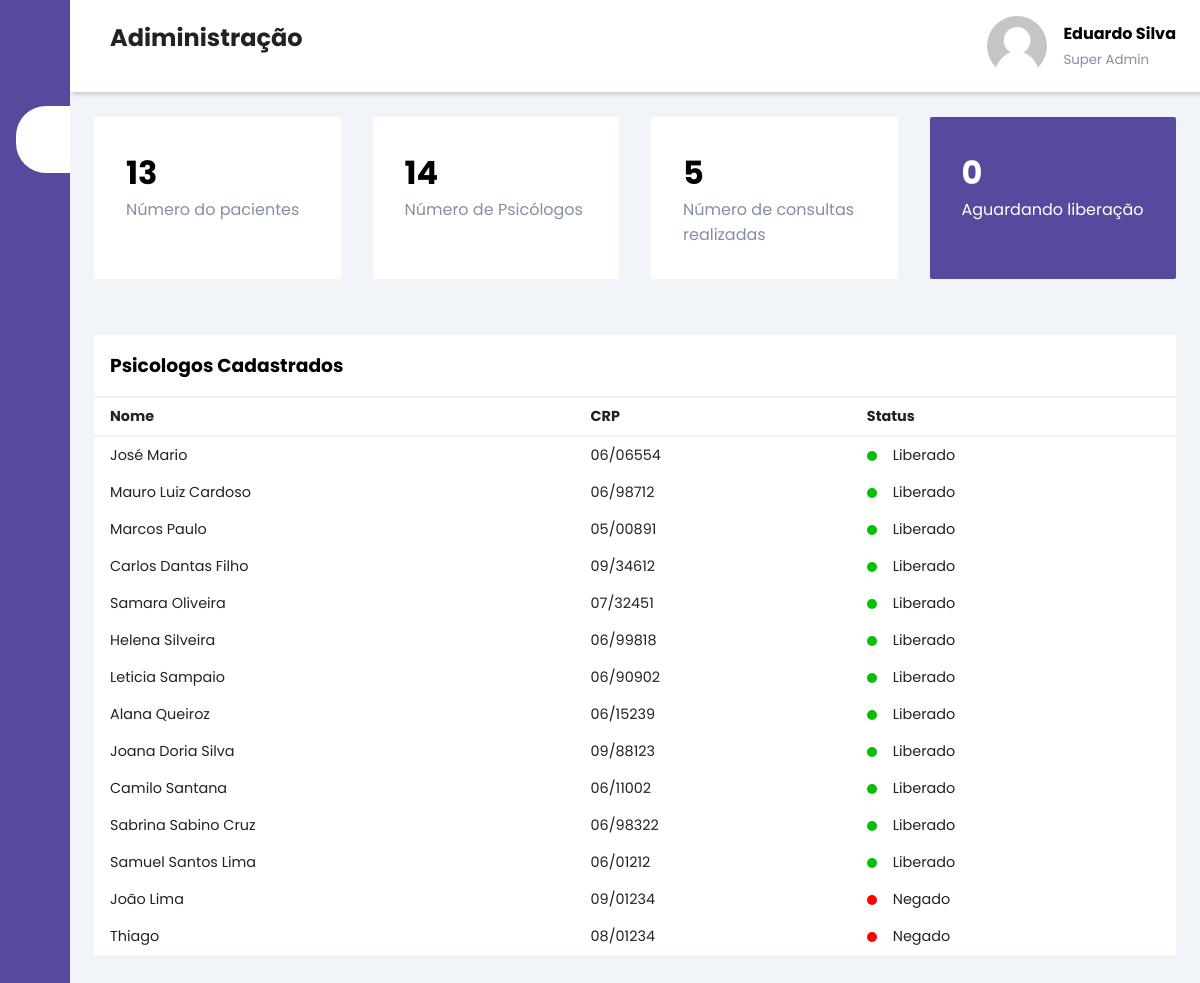
The app's page /admin_page.php (signed in) with its own data.
### tables this page shows
CREATE TABLE `cad_usuario` (
  `unique_id` varchar(200) NOT NULL,
  `nome` varchar(50) NOT NULL,
  `nascimento` char(10) NOT NULL,
  `sexo` char(1) DEFAULT NULL,
  `email` varchar(30) NOT NULL,
  `senha` char(40) NOT NULL,
  `cpf` char(14) NOT NULL,
  `telefone` char(19) DEFAULT NULL,
  `cep` char(9) NOT NULL,
  `estado` char(2) DEFAULT NULL,
  `foto` varchar(100) DEFAULT NULL,
  `rg` varchar(15) NOT NULL,
  `status` varchar(30) NOT NULL,
  `desativada` int(11) DEFAULT NULL
);

CREATE TABLE `psicologos` (
  `unique_id` varchar(200) NOT NULL,
  `nome` varchar(100) DEFAULT NULL,
  `email` varchar(80) DEFAULT NULL,
  `senha` varchar(50) DEFAULT NULL,
  `nascimento` varchar(10) DEFAULT NULL,
  `estado` varchar(2) DEFAULT NULL,
  `cep` varchar(15) DEFAULT NULL,
  `rg` varchar(20) DEFAULT NULL,
  `cpf` varchar(16) DEFAULT NULL,
  `telefone` varchar(18) DEFAULT NULL,
  `local` varchar(80) DEFAULT NULL,
  `crp` varchar(16) DEFAULT NULL,
  `status` varchar(10) DEFAULT NULL,
  `situacao` int(11) DEFAULT NULL,
  `tempo_experiencia` varchar(4) DEFAULT NULL,
  `tempo_consulta` varchar(6) DEFAULT NULL,
  `resumo` varchar(500) DEFAULT NULL,
  `texto` varchar(800) DEFAULT NULL,
  `diploma` varchar(80) DEFAULT NULL,
  `faculdade` varchar(80) DEFAULT NULL,
  `foto` varchar(80) DEFAULT NULL,
  `idioma` varchar(50) DEFAULT NULL,
  `valor` varchar(6) DEFAULT NULL,
  `remarcacao` varchar(2) DEFAULT NULL,
  `sexo` varchar(10) DEFAULT NULL,
  `chave` varchar(40) DEFAULT NULL,
  `qrcode` varchar(80) DEFAULT NULL,
  `desativada` int(11) DEFAULT NULL
);

### admin_page.php (the view, shortened to what this page needs)
<!DOCTYPE html>
<html lang="en">
<head>
    <link rel="stylesheet" href="https://maxst.icons8.com/vue-static/landings/line-awesome/line-awesome/1.3.0/css/line-awesome.min.css">
    <link rel="stylesheet" href="css/admin_page.css">
</head>
<body>
    <div class="sidebar">
        <div class="sidebar-brand">
            <h2><span class="las la-clinic-medical"></span> <span>Divã</span></h2>
        </div>
        <div class="sidebar-menu">
            <ul>
                <li>
                    <a href="" class="active"><span class="las la-spa"></span>
                    <span>Dashboard</span></a>
                </li>
                <li>
                    <a href=""><span class="las la-stethoscope"></span>
                    <span>Doutores</span></a>
                </li>
                <li>
                    <a href=""><span class="las la-user"></span>
                    <span>Usuarios</span></a>
                </li>
                <li>
                    <a href=""><span class="las la-user-injured"></span>
                    <span>Pacientes</span></a>
                </li>
            </ul>
        </div>
    </div>
    <div class="main-content">
        <header>
            <h2>
                <label for="nav-toggle">
                    <span class="las la-bars"></span>
                </label> Adiministração
            </h2>
            <div class="user-wrapper">
                <?php
                require_once 'conexao.php';
                $id = $_SESSION['unique_id'];
                $user = mysqli_query($conn, "SELECT nome, unique_id, foto FROM cad_usuario WHERE unique_id = '$id'");
                $usuario = mysqli_fetch_array($user);
                ?>
                <?php
                    echo "<img src='imagens/$usuario[foto]' width='60px' height='60px' alt=''>";
                ?>
                <div>
                    <?php
                        echo "<h4>$usuario[nome]</h4>"
                    ?>
                    <small>Super Admin</small>
                </div>
            </div>
        </header>
        <main>
            <div class="cards">
            <?php
                $paci = mysqli_query($conn, "SELECT unique_id FROM cad_usuario");
                $qtd_paci = mysqli_num_rows($paci);
                $psic = mysqli_query($conn, "SELECT unique_id FROM psicologos");
                $qtd_psic = mysqli_num_rows($psic);
                $rea = mysqli_query($conn, "SELECT realizada FROM consulta WHERE realizada = 1");
                $qtd_rea = mysqli_num_rows($rea);
                $libe = mysqli_query($conn, "SELECT unique_id FROM psicologos WHERE situacao = 0");
                $qtd_libe = mysqli_num_rows($libe);
            ?>
                <div class="card-single">
                    <div>
                        <h1><?php echo $qtd_paci?></h1>
                        <span>Número do pacientes</span>
                    </div>
                </div>
                <div class="card-single">
                    <div>
                        <h1><?php echo $qtd_psic?></h1>
                        <span>Número de Psicólogos</span>
                    </div>
                </div>
                <div class="card-single">
                    <div>
                        <h1><?php echo $qtd_rea?></h1>
                        <span>Número de consultas realizadas</span>
                    </div>
                </div>
                <div class="card-single">
                    <div>
                        <h1><?php echo $qtd_libe?></h1>
                        <span>Aguardando liberação</span>
                    </div>
                </div>
            </div>
            <div class="recent-grid">
                <div class="projects">
                    <div class="card">
                        <div class="card-header">
                            <h3>Psicologos Cadastrados</h3>
                        </div>
                        <div class="card-body">
                            <div class="table-responsive">
                                <table width="100%">
                                    <thead>
                                        <tr>
                                            <td>Nome</td>
                                            <td>CRP</td>
                                            <td>Status</td>
                                        </tr>
                                    </thead>
                                    <tbody>
                                    <?php
                                        $verif = mysqli_query($conn, "SELECT nome, situacao, crp FROM psicologos ORDER BY situacao ASC");
                                        while($psico = mysqli_fetch_array($verif)){
                                            if($psico['situacao'] == 1){
                                                echo "<tr>
                                                <td>$psico[nome]</td>
                                                <td>$psico[crp]</td>
                                                <td>
                                                    <span class='status green'></span> Liberado
                                                </td>
                                                </tr>";
                                                }
                                                if($psico['situacao'] == 2){
                                                    echo "<tr>
                                                    <td>$psico[nome]</td>
                                                    <td>$psico[crp]</td>
                                                    <td>
                                                        <span class='status red'></span> Negado
                                                    </td>
                                                    </tr>";
                                                    }
                                        }
                                    ?>
                                    </tbody>
                                </table>
                            </div>
                        </div>
                    </div>
                </div>
            </div>
        </main>
    </div>
</body>
</html>

### css/admin_page.css (style rules this page uses)
:root { --main-color: #564a9e; --color-dark: #1D2231; --text-grey: #8390A2; }
* { padding: 0; margin: 0; box-sizing: border-box; list-style-type: none; text-decoration: none; font-family: 'Poppins', sans-serif; }
.sidebar { width: 345px; position: fixed; left: 0; top: 0; height: 100%; background: var(--main-color); z-index: 100; transition: width 300ms; }
.sidebar-brand { height: 90px; padding: 1rem 0rem 1rem 2rem; color: #fff; }
.sidebar-menu { margin-top: 1rem; }
.sidebar-menu li { width: 100%; margin-bottom: 1.7rem; padding-left: 1rem; }
.sidebar-menu a { padding-left: 1rem; display: block; color: #fff; font-size: 1.1rem; }
.sidebar-menu a.active { background: #fff; padding-top: 1rem; padding-bottom: 1rem; color: var(--main-color); border-radius: 30px 0px 0px 30px; }
.sidebar-menu a span:first-child { font-size: 1.5rem; padding-right: 1rem; }
.main-content { transition: margin-left 300ms; margin-left: 345px; }
header { background: #fff; display: flex; justify-content: space-between; padding: 1rem 1.5rem; box-shadow: 2px 2px 5px rgba(0, 0, 0, 0.2); position: fixed; left: 345px; width: calc(100% - 345px); top: 0; z-index: 100; transition: left 300ms; }
header h2 { color: #222; }
header label span { font-size: 1.7rem; padding-right: 1rem; }
.user-wrapper { display: flex; align-items: center; }
.user-wrapper img { border-radius: 50%; margin-right: 1rem; }
.user-wrapper small { display: inline-block; color: var(--text-grey); }
main { margin-top: 85px; padding: 2rem 1.5rem; background: #f1f5f9; min-height: calc(100vh - 90px); }
.cards { display: grid; grid-template-columns: repeat(4, 1fr); grid-gap: 2rem; margin-bottom: 1rem; }
.card-single { display: flex; justify-content: space-between; background: #fff; padding: 2rem; border-radius: 2px; }
.card-single div:first-child span { color: var(--text-grey); }
.card-single:last-child { background: var(--main-color); }
.card-single:last-child h1, .card-single:last-child div:first-child span, .card-single:last-child div:last-child span { color: #fff; }
.recent-grid { margin-top: 3.5rem; display: grid; grid-gap: 2rem; grid-template-columns: 100% auto; }
.card { background: #fff; }
.card-header { padding: 1rem; }
.card-header { display: flex; justify-content: space-between; align-items: center; border-bottom: 1px solid #f0f0f0; }
table { border-collapse: collapse; }
thead tr { border-top: 1px solid #f0f0f0; border-bottom: 2px solid #f0f0f0; }
thead td { font-weight: 700; }
td { padding: .5rem 1rem; font-size: .9rem; color: #222; }
td .status { display: inline-block; height: 10px; width: 10px; border-radius: 50%; margin-right: 1rem; }
tr td:last-child { display: flex; align-items: center; }
.status.green { background: rgb(6, 192, 6); }
.status.red { background: red; }
.table-responsive { width: 100%; overflow-x: auto; }
@media only screen and (max-width: 1200px) { .sidebar { width: 70px; } }
@media only screen and (max-width: 1200px) { .sidebar .sidebar-brand, .sidebar li { padding-left: 1rem; text-align: center; } }
@media only screen and (max-width: 1200px) { .sidebar li a { padding-left: 0rem; } }
@media only screen and (max-width: 1200px) { .main-content { margin-left: 70px; } }
@media only screen and (max-width: 1200px) { .main-content header { width: calc(100% - 70px); left: 70px; } }

### records on screen
cad_usuario: foto (placeholder picture), nome "Eduardo Silva"
psicologos: nome "José Mario", crp "06/06554"
psicologos: nome "Mauro Luiz Cardoso", crp "06/98712"
psicologos: nome "Marcos Paulo", crp "05/00891"
psicologos: nome "Carlos Dantas Filho", crp "09/34612"
psicologos: nome "Samara Oliveira", crp "07/32451"
psicologos: nome "Helena Silveira", crp "06/99818"
psicologos: nome "Leticia Sampaio", crp "06/90902"
psicologos: nome "Alana Queiroz", crp "06/15239"
psicologos: nome "Joana Doria Silva", crp "09/88123"
psicologos: nome "Camilo Santana", crp "06/11002"
psicologos: nome "Sabrina Sabino Cruz", crp "06/98322"
psicologos: nome "Samuel Santos Lima", crp "06/01212"
psicologos: nome "João Lima", crp "09/01234"
psicologos: nome "Thiago", crp "08/01234"

### other values on screen
$qtd_paci "13"
$qtd_psic "14"
$qtd_rea "5"
$qtd_libe "0"
